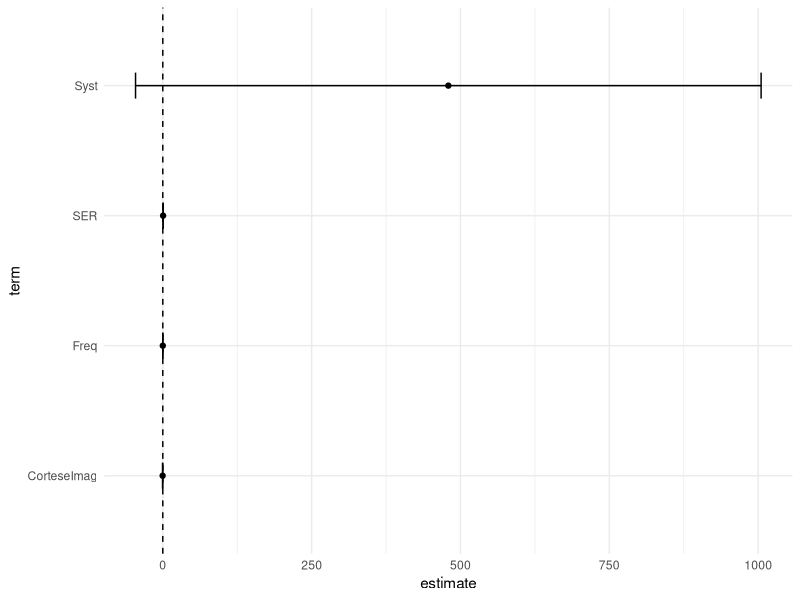

Here is the R script that generated this plot:
# Statistics for Linguits: An Introduction Using R
# Author: Bodo Winter
# Chapter 11 Solutions


# --------------------------------------------------------
# 11.8.1. Exercise 1:

# Load pacakges:

library(tidyverse)
library(broom)

# ... and data:

icon <- read_csv('perry_winter_2017_iconicity.csv')

# Fit model without z-scored predictor:

icon_mdl <- lm(Iconicity ~ SER + CorteseImag +
                   Syst + Freq, data = icon)

# Extract coefficients:

mycoefs <- tidy(icon_mdl, conf.int = TRUE) %>%
  filter(term != '(Intercept)')

# Create coefficient plot:

mycoefs %>% ggplot(aes(x = term, y = estimate)) +
  geom_point() +
  geom_errorbar(aes(ymin = conf.low, ymax = conf.high),
                width = 0.2) +
  geom_hline(yintercept = 0, linetype = 2) +
  coord_flip() + theme_minimal()

# Notice how the scale of the syst predictor makes...
# ... it almost impossible to see the values ...
# ... of the other coefficients.
# That's why standardizing the predictors (Chapter 7) ...
# ... made a lot of sense!

